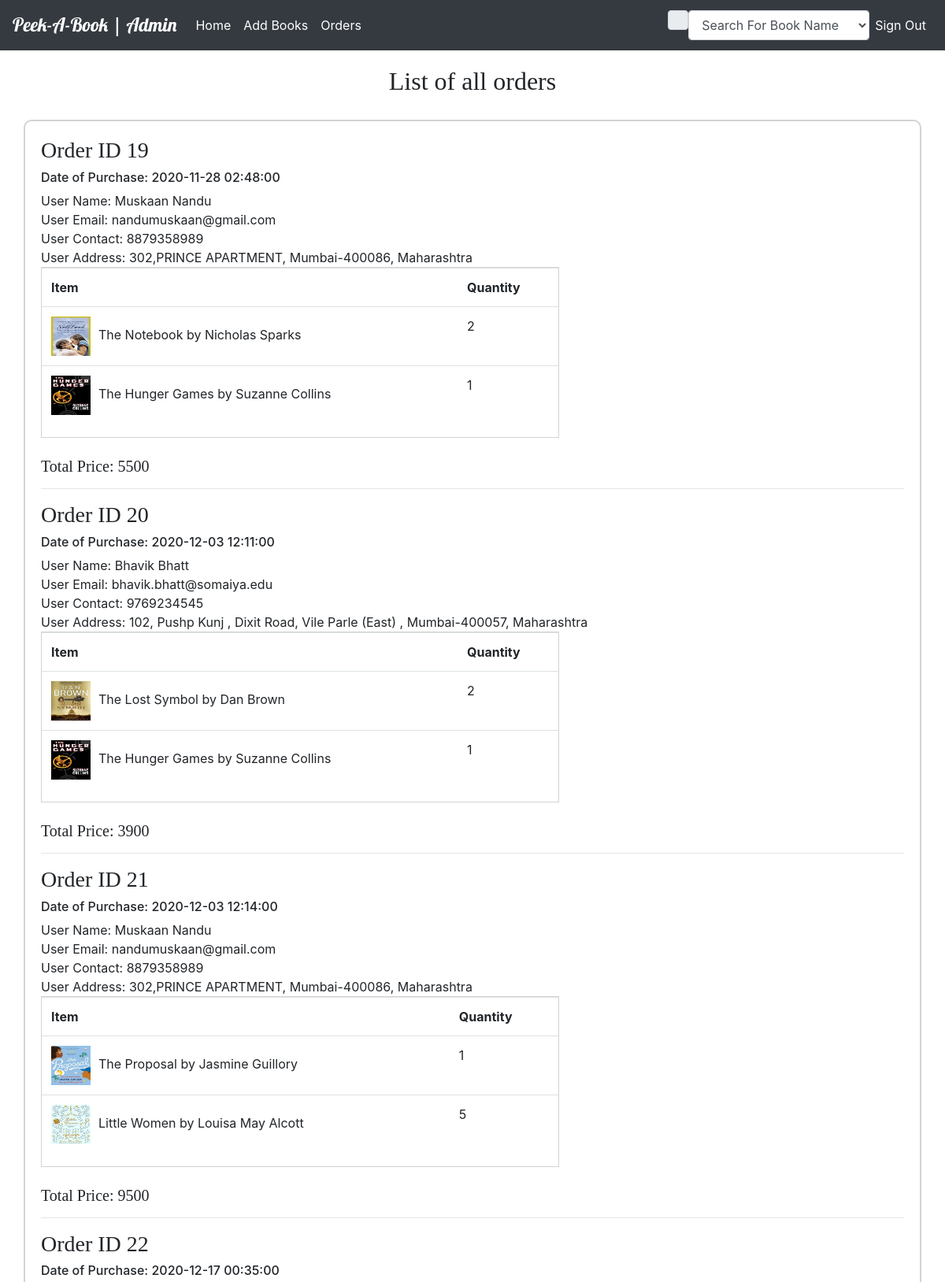
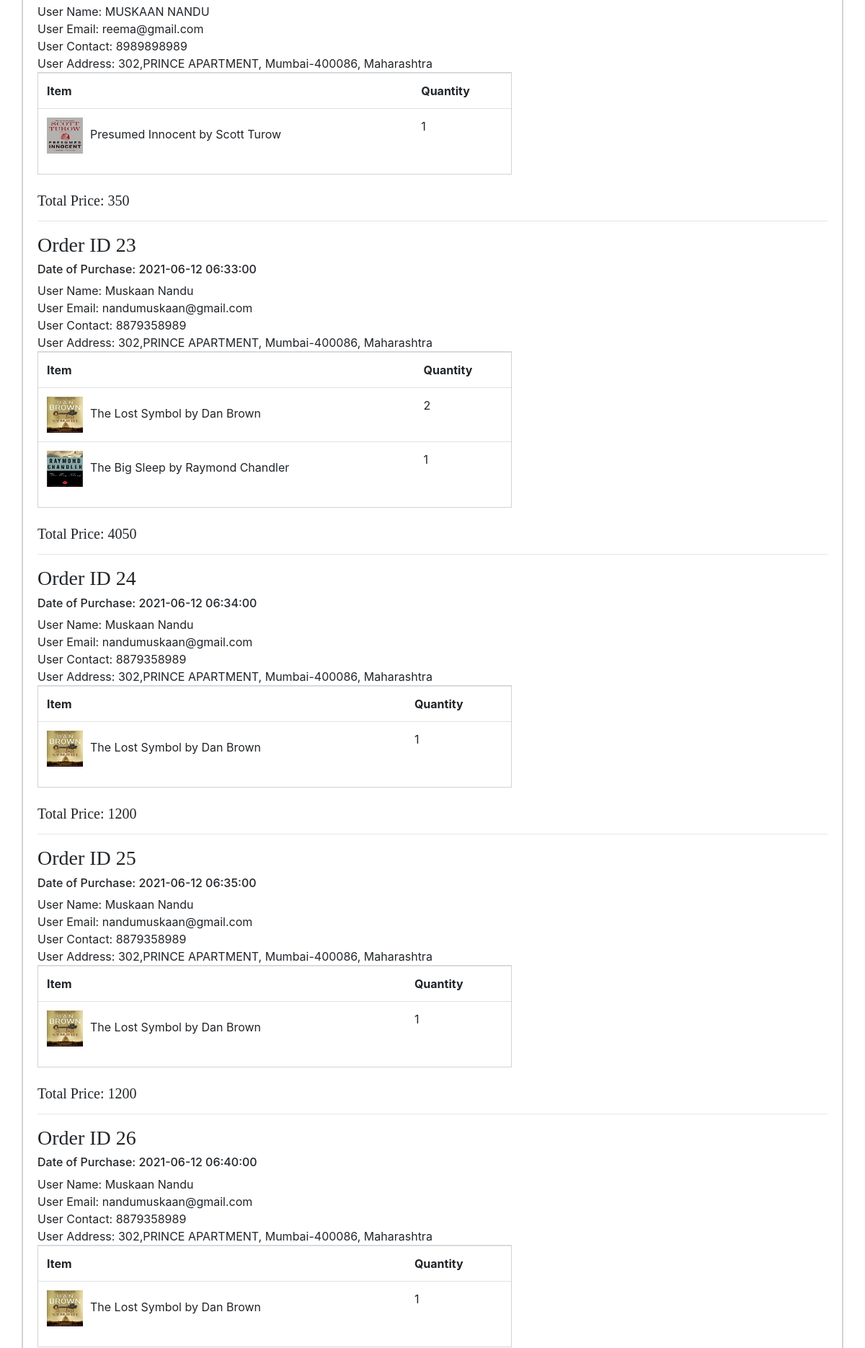
The app's page /Admin_orders.php (signed in, upper part) with its own data (2 pictures, top to bottom).
### tables this page shows
CREATE TABLE `orders` (
  `orderid` int(11) NOT NULL,
  `userid` int(11) NOT NULL,
  `amount` float NOT NULL,
  `date` timestamp NOT NULL DEFAULT current_timestamp(),
  `cart` text DEFAULT NULL
);

CREATE TABLE `users` (
  `id` int(11) NOT NULL,
  `email` varchar(50) NOT NULL,
  `password` varchar(500) NOT NULL,
  `fname` text NOT NULL,
  `lname` text NOT NULL,
  `display_pic` longblob DEFAULT NULL,
  `contact_1` varchar(10) NOT NULL,
  `address_1` varchar(200) NOT NULL,
  `state` text NOT NULL,
  `city` text NOT NULL,
  `zip` int(11) NOT NULL,
  `gender` text NOT NULL,
  `genre` text DEFAULT NULL,
  `cart` text DEFAULT NULL,
  `wishlist` text DEFAULT NULL
);

CREATE TABLE `books` (
  `book_isbn` int(20) NOT NULL,
  `book_title` varchar(60) NOT NULL,
  `book_author` varchar(60) NOT NULL,
  `book_image` varchar(100) NOT NULL,
  `book_desc` text NOT NULL,
  `book_price` float NOT NULL,
  `book_qty` int(11) NOT NULL,
  `genre_id` int(11) NOT NULL
);

### Cart_functions.php (called while the page is built, shortened)
<?php
	function getBookByIsbn($conn, $isbn){
		$query = "SELECT book_title, book_author, book_price , book_image, book_qty FROM books WHERE book_isbn = '$isbn'";
		$result = mysqli_query($conn, $query);
		return $result;
	}
?>

### Admin_orders.php (the view, shortened to what this page needs)
<?php
    require_once "Cart_functions.php";
    include "Admin_header.php";
    function getUserInfo($id){
        $conn = mysqli_connect("localhost", "root", "", "bookstore");
        $query = "SELECT * from users WHERE id=$id";
        $result = mysqli_query($conn, $query);
        if($result){
            $row = mysqli_fetch_assoc($result);
            return $row;
        } else {
            return null;
        }
    }
    ?>
    <h2 class="headings" style="padding-top: 20px;"><center>List of all orders</center> </h2>
    <div style="margin: 30px; padding:20px; border: 2px solid lightgrey; border-radius: 10px;">
    <?php $type= array();
    $conn = mysqli_connect($HOST,$USERNAME,$PASSWORD,$DATABASE);
     $query = "SELECT * FROM orders";
     $result = mysqli_query($conn, $query);
     if(mysqli_num_rows($result)==0)
     {
        echo "<h1></h1><br><br>
        <center><br><br><br>
        <h1  class='headings'> You have no Previous Orders, go ahead and place your very first order! </h1>
        <br><br><br><br><br><br></center>";
     }
     else
     {
     for($i = 0; $i < mysqli_num_rows($result); $i++)
      {
        while($row_types = mysqli_fetch_assoc($result))
        {
          array_push($type,$row_types['orderid']);
          echo "<h3 class='headings'>Order ID ".$row_types['orderid']."</h3>";
          echo "<h6>Date of Purchase: ".$row_types['date']."</h6>";
          $row=getUserInfo($row_types['userid']);
          echo "User Name: ".$row['fname']." ".$row['lname']."<br>";
          echo "User Email: ".$row['email']."<br>";
          echo "User Contact: ".$row['contact_1']."<br>";
          echo "User Address: ".$row['address_1'].", ".$row['city']."-".$row['zip'].", ".$row['state']."<br>";
          $items = unserialize($row_types['cart']);
          ?>
          <div style="width:60%; border:1px solid lightgrey">
          <table class="table">
            <tr>
                <th> Item </th>
                <th> Quantity </th>
            </tr>
            <?php
          foreach ($items as $isbn => $qty) {
            $book = mysqli_fetch_assoc(getBookByIsbn($conn, $isbn));
            ?>
            <tr>
                <td> <?php echo '<img style="margin-right:10px;" src="uploads/'.$book['book_image'].'" height=50, width=50>';
                    echo $book['book_title'] . " by " . $book['book_author']; ?> </td>
                <td> <?php echo $qty ?> </td>
            </tr>
         <?php }
          ?>
         </table></div><br>
         <?php echo "<h5 class='headings'> Total Price: ".$row_types['amount']."</h5>"; ?>
         <hr>
         <?php
              }
          }
        }
         ?>
        </div>
    <br><br>
<?php include "Footer.php"?>
</body>
</html>

### Admin_header.php (shortened to what this page needs)
<!DOCTYPE html>
<html>
<head>
  <link rel="stylesheet" href="https://stackpath.bootstrapcdn.com/bootstrap/4.3.1/css/bootstrap.min.css">
</head>
<body >
  <nav class="navbar sticky-top navbar-expand navbar-dark bg-dark" >
    <a class="navbar-brand" href="Admin_home.php"><h1>Peek-A-Book | Admin</h1></a>
  <div class="collapse navbar-collapse" id="navbarSupportedContent">
    <ul class="navbar-nav mr-auto mt-2 mt-lg-0">
      <li class="nav-item">
        <a class="nav-link" href="Admin_home.php">Home</a>
      </li>
      <li class="nav-item">
        <a class="nav-link " href="Admin_add.php">Add Books</a>
      </li>
      <li class="nav-item">
        <a class="nav-link " href="Admin_orders.php">Orders</a>
      </li>
    </ul>
    </div>
		<div class="input-group-prepend" >
			<span class="input-group-text cyan lighten-2" id="basic-text1" style="height: 25px;"><i class="fa fa-search text-black" aria-hidden="true"></i></span>
    <?php include "SearchTry.php" ?>
	</div>
	<br><br>
    <ul class="navbar-nav" style="float: right; color:white;">
      <li>
        <a class="nav-link " href="SigningOut.php" style="float: right; color:white;"> Sign Out</a>
      </li>
    </ul>
  </nav>
</body>

### SearchTry.php (shortened to what this page needs)
<!DOCTYPE html>
<html>
<head>
</head>
<body>
<?php
require 'conn.php';
$conn= mysqli_connect($HOST,$USERNAME,$PASSWORD,$DATABASE);
if ($conn->connect_error)
{
die("<br>Connection failed: " . $conn->connect_error);
}
else
{
echo "<select id='searchddl' class='form-control' style='width:230px;' onchange='changeFunc();'>";
echo "<option>Search For Book Name</option>";
echo "</select>";
}
?>
<link rel="stylesheet" href="https://cdnjs.cloudflare.com/ajax/libs/chosen/1.8.7/chosen.min.css" />
</body>
</html>

### Footer.php (shortened to what this page needs)
<!DOCTYPE html>
<html>
<head>
  <link rel="stylesheet" href="https://stackpath.bootstrapcdn.com/bootstrap/4.3.1/css/bootstrap.min.css">
</head>
<body>
</body>

### Admin_header.php (style rules this page uses)
.navbar-brand h1 { display: inline; font-size: x-large; font-family: 'Lobster', cursive; }
.navbar-dark .navbar-nav .nav-item .nav-link { color:white; }

### Admin_orders.php (style rules this page uses)
.headings { font-family: 'Playfair Display', serif; }

### records on screen
orders: orderid "19", date "2020-11-28 02:48:00", userid.fname "Muskaan", userid.lname "Nandu", userid.email "nandumuskaan@gmail.com", userid.contact_1 "8879358989", userid.address_1 "302,PRINCE APARTMENT", userid.city "Mumbai", userid.zip "400086", userid.state "Maharashtra", cart "2", cart "1", amount "5500"
books: book_image (picture), book_title "The Notebook", book_author "Nicholas Sparks"
books: book_image (picture), book_title "The Hunger Games", book_author "Suzanne Collins"
orders: orderid "20", date "2020-12-03 12:11:00", userid.fname "Bhavik", userid.lname "Bhatt", userid.email "bhavik.bhatt@somaiya.edu", userid.contact_1 "9769234545", userid.address_1 "102, Pushp Kunj , Dixit Road, Vile Parle (East)", userid.city "Mumbai", userid.zip "400057", userid.state "Maharashtra", cart "2", cart "1", amount "3900"
books: book_image (picture), book_title "The Lost Symbol", book_author "Dan Brown"
orders: orderid "21", date "2020-12-03 12:14:00", userid.fname "Muskaan", userid.lname "Nandu", userid.email "nandumuskaan@gmail.com", userid.contact_1 "8879358989", userid.address_1 "302,PRINCE APARTMENT", userid.city "Mumbai", userid.zip "400086", userid.state "Maharashtra", cart "1", cart "5", amount "9500"
books: book_image (picture), book_title "The Proposal", book_author "Jasmine Guillory"
books: book_image (picture), book_title "Little Women", book_author "Louisa May Alcott"
orders: orderid "22", date "2020-12-17 00:35:00", userid.fname "MUSKAAN", userid.lname "NANDU", userid.email "reema@gmail.com", userid.contact_1 "8989898989", userid.address_1 "302,PRINCE APARTMENT", userid.city "Mumbai", userid.zip "400086", userid.state "Maharashtra", cart "1", amount "350"
books: book_image (picture), book_title "Presumed Innocent", book_author "Scott Turow"
orders: orderid "23", date "2021-06-12 06:33:00", userid.fname "Muskaan", userid.lname "Nandu", userid.email "nandumuskaan@gmail.com", userid.contact_1 "8879358989", userid.address_1 "302,PRINCE APARTMENT", userid.city "Mumbai", userid.zip "400086", userid.state "Maharashtra", cart "2", cart "1", amount "4050"
books: book_image (picture), book_title "The Big Sleep", book_author "Raymond Chandler"
orders: orderid "24", date "2021-06-12 06:34:00", userid.fname "Muskaan", userid.lname "Nandu", userid.email "nandumuskaan@gmail.com", userid.contact_1 "8879358989", userid.address_1 "302,PRINCE APARTMENT", userid.city "Mumbai", userid.zip "400086", userid.state "Maharashtra", cart "1", amount "1200"
orders: orderid "25", date "2021-06-12 06:35:00", userid.fname "Muskaan", userid.lname "Nandu", userid.email "nandumuskaan@gmail.com", userid.contact_1 "8879358989", userid.address_1 "302,PRINCE APARTMENT", userid.city "Mumbai", userid.zip "400086", userid.state "Maharashtra", cart "1", amount "1200"
orders: orderid "26", date "2021-06-12 06:40:00", userid.fname "Muskaan", userid.lname "Nandu", userid.email "nandumuskaan@gmail.com", userid.contact_1 "8879358989", userid.address_1 "302,PRINCE APARTMENT", userid.city "Mumbai", userid.zip "400086", userid.state "Maharashtra", cart "1"
